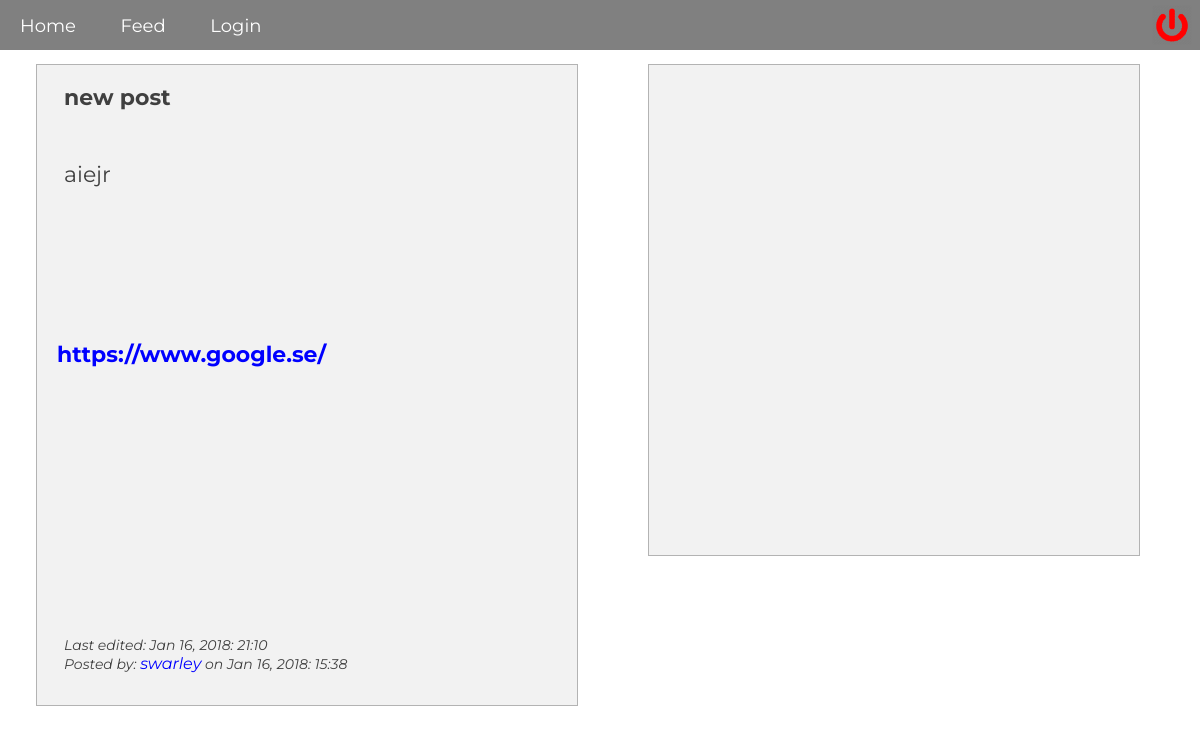
The page /pages/comment.php?id=12 on the database its author committed.
### tables this page shows
CREATE TABLE "posts" (
        `id`       INTEGER NOT NULL,
        `post_id`       INTEGER NOT NULL PRIMARY KEY AUTOINCREMENT UNIQUE,
        `title` VARCHAR NOT NULL,
        `description`   VARCHAR NOT NULL,
        `url`   VARCHAR NOT NULL,
        `posted`      VARCHAR,
        `edited`     VARCHAR
);

CREATE TABLE "users" (
        `id`    INTEGER NOT NULL PRIMARY KEY AUTOINCREMENT UNIQUE,
        `name`  VARCHAR NOT NULL,
        `username`      VARCHAR NOT NULL UNIQUE,
        `email` VARCHAR NOT NULL,
        `password`      VARCHAR NOT NULL,
        `biography`     VARCHAR NOT NULL,
        `img`           VARCHAR,
        `joined`     VARCHAR
);

### logic/comment.php (called while the page is built, shortened)
<?php
$post_id = $_GET['id'];
$query = "SELECT * FROM posts WHERE post_id = :post_id";
$statement = $pdo->prepare($query);
$statement->bindParam(':post_id', $post_id, PDO::PARAM_INT);
$statement->execute();
$post = $statement->fetch(PDO::FETCH_ASSOC);
$user_id = $post['id'];
$query = "SELECT * FROM users WHERE id = :id";
$statement = $pdo->prepare($query);
$statement->bindParam(':id', $user_id, PDO::PARAM_STR);
$statement->execute();
$user = $statement->fetch(PDO::FETCH_ASSOC);

### logic/feed.php (called while the page is built, shortened)
<?php
   $query = "SELECT * FROM posts LEFT JOIN users ON posts.id=users.id ORDER BY posted DESC";
   $statement = $pdo->query($query);
   $statement->execute();
   $joined = $statement->fetchAll(PDO::FETCH_ASSOC);

### pages/comment.php (the view, shortened to what this page needs)
<?php
require __DIR__.'/../views/header.php';
require __DIR__.'/../logic/feed.php';
require __DIR__.'/../logic/comment.php';
?>
<div class="comment-page">
   <div class="post-title"><?php echo $post['title']; ?></a></div>
   <div class="post-description"><?php echo $post['description']; ?></div>
   <a href="<?php echo $post['url']; ?>" class="comment-url" target="_blank"><?php echo $post['url']; ?></a>
   <br>
   <div class="post-footer">
      <?php echo 'Last edited: '. $join['edited']; ?>
      <br>
      Posted by: <a href="profile.php?id=<?php echo $user['id'] ?>" class="member-username"><?php echo $user['username']; ?></a> on <?php echo $post['posted']; ?>
   </div>
</div>
<div class="comments">
</div>
<?php require __DIR__.'../../views/footer.php'; ?>

### css/main.css (style rules this page uses)
* { margin: 0px; font-family: Montserrat; }
body { color: #404040; background-size: cover; background-attachment: fixed; }
a { text-decoration: none; outline: none; margin: 20px; color: white; }
.member-username { margin: 0; color: blue; font-size: 16px; }
.comments { position: absolute; right: 5%; top: 8%; background-color: #f2f2f2; border: 1px solid #b3b3b3; width: 40%; height: 60%; max-height: 60%; font-size: 12px; padding: 5px; overflow: auto; }
.comment-page { position: absolute; top: 8%; left: 3%; width: 45%; height: 80%; background-color: #f2f2f2; border: 1px solid #b3b3b3; overflow-wrap: break-word; }
.comment-url { position: absolute; top: 40%; color: blue; font-size: 22px; font-weight: bold; max-width: 90%; }
.post-title { position: absolute; left: 5%; top: 3%; font-size: 22px; font-weight: bold; }
.post-description { position: absolute; left: 5%; top: 15%; font-size: 22px; margin-right: 30px; }
.post-footer { position: absolute; left: 5%; bottom: 5%; font-size: 14px; font-style: italic; }

### rows shown on the page
posts: title "new post", description "aiejr", url "https://www.google.se/", posted "Jan 16, 2018: 15:38"
posts: edited "Jan 16, 2018: 21:10"
users: username "swarley"
